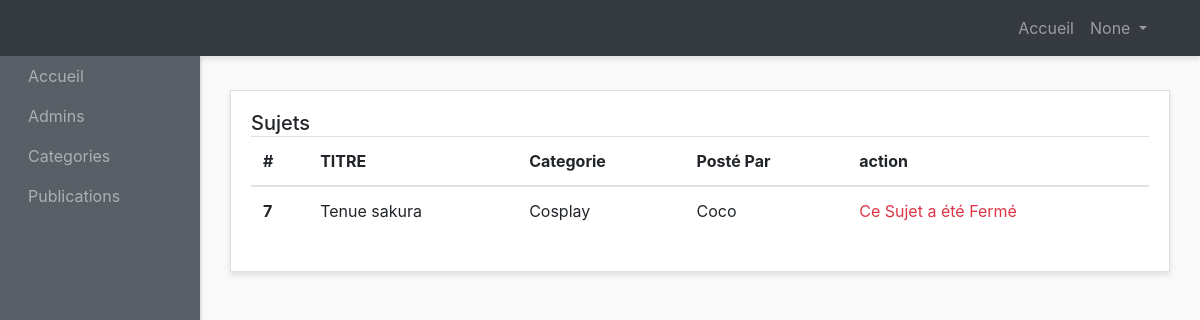
/postedTopic/, run on an earlier commit of the app's database.
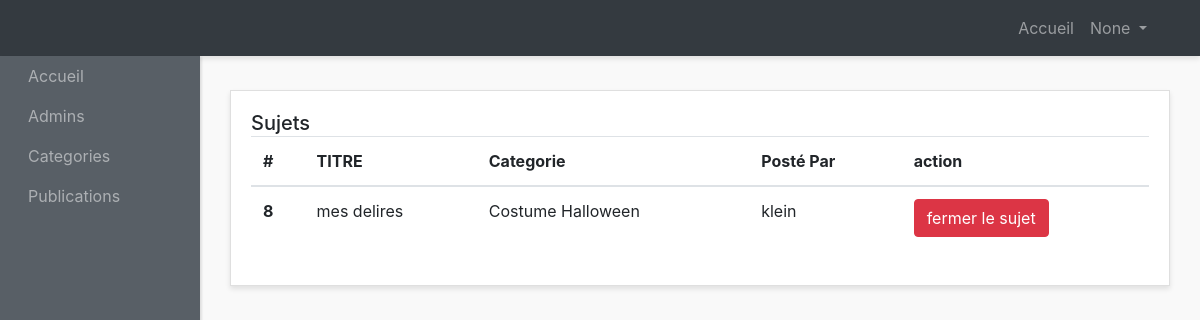
And on a later commit of the database.
### website/models.py (models this page shows)
class PostMessage(models.Model):
    title = models.CharField(max_length=100)  # Augmentation de la longueur du titre
    message = models.TextField()
    posted_date = models.DateTimeField(auto_now_add=True)  # Utilisation de DateTimeField pour la date et l'heure de publication
    closes = models.BooleanField(default=False)  # Par défaut, le message n'est pas clos
    category = models.ForeignKey(Category, on_delete=models.CASCADE)  # Correction du nom du champ Category en minuscules
    user= models.ForeignKey(Users, on_delete= models.CASCADE)
    avatar = models.ImageField(null=True, blank=True, upload_to='img/')  # Ajout d'un champ pour l'avatar

class Category(models.Model):
    title = models.CharField(max_length=100)  # Augmentation de la longueur du titre
    description = models.TextField()
    added_by = models.ForeignKey(Admins, on_delete=models.CASCADE)  # Renommage du champ addedBy en snake_case

class Users(models.Model):
    pseudo = models.CharField(max_length=50, unique=True)
    email = models.EmailField()
    password = models.CharField(max_length=100)  # Utilisation de CharField pour le mot de passe
    role = models.CharField(max_length=20, default="User")  # Limiter la longueur du rôle
    avatar = models.ImageField( null=True, blank=True, upload_to='img/')  # Ajout d'un champ pour l'avatar
    activated = models.BooleanField(default=True)  # Par défaut, l'utilisateur n'est pas activé
    birthdate= models.DateField(null=False)
    description= models.TextField(null=False, default='JE suis un membre anonyme du forum')

### website/views.py (the view)
# urls.py: path('postedTopic/',views.postedTopic, name="postedTopic"),
def postedTopic(request):
    posts= PostMessage.objects.all()
    pseudo= request.session.get("Admin_pseudo")
    return render(request,"admin-panel/topics-admins/show-topics.html" , context={"posts":posts,"pseudo":pseudo})

### forum/templates/admin-panel/topics-admins/show-topics.html (shortened to what this page needs)
{% load static %}
<!DOCTYPE html>
<html lang="en">
<head>
    <link href="http://maxcdn.bootstrapcdn.com/bootstrap/4.0.0/css/bootstrap.min.css" rel="stylesheet">
    <link href="{% static 'style.css' %}" rel="stylesheet">
</head>
<body>
<div id="wrapper">
    <nav class="navbar header-top fixed-top navbar-expand-lg  navbar-dark bg-dark">
      <div class="container">
      <div class="collapse navbar-collapse" id="navbarText">
        <ul class="navbar-nav side-nav" >
          <li class="nav-item">
            <a class="nav-link" style="margin-left: 20px;" href="{% url 'AdminIndex' %}">Accueil
            </a>
          </li>
          <li class="nav-item">
            <a class="nav-link" href="{% url 'AdminsList' %}" style="margin-left: 20px;">Admins</a>
          </li>
          <li class="nav-item">
            <a class="nav-link" href="{% url 'AdminCategory' %}"  style="margin-left: 20px;">Categories</a>
          </li>
          <li class="nav-item">
            <a class="nav-link" href="{% url 'postedTopic' %}"  style="margin-left: 20px;">Publications</a>
          </li>
        </ul>
        <ul class="navbar-nav ml-md-auto d-md-flex">
          <li class="nav-item">
            <a class="nav-link" href="{% url 'AdminIndex' %}">Accueil
            </a>
          </li>
          <li class="nav-item dropdown">
            <a class="nav-link  dropdown-toggle" href="#" id="navbarDropdown" role="button" data-toggle="dropdown" aria-haspopup="true" aria-expanded="false">
              {{ pseudo }}
            </a>
          </li>
        </ul>
      </div>
    </div>
    </nav>
    <div class="container-fluid">
          <div class="row">
        <div class="col">
          <div class="card">
            <div class="card-body">
              <h5 class="card-title mb-4 d-inline">Sujets</h5>
              <table class="table">
                <thead>
                  <tr>
                    <th scope="col">#</th>
                    <th scope="col">TITRE</th>
                    <th scope="col">Categorie</th>
                    <th scope="col">Posté Par</th>
                    <th scope="col">action</th>
                  </tr>
                </thead>
                <tbody>
                  {% if posts %}
                  {% for post in posts %}
                  <tr>
                    <th scope="row">{{post.pk}}</th>
                    <td>{{post.title}}</td>
                    <td> {{post.category.title}}</td>
                    <td>  {{post.user.pseudo}}</td>
                    {% if post.closes == False %}
                     <td><a href="{% url 'FermerSujet' id=post.pk %}" class="btn btn-danger  text-center ">fermer le sujet</a></td>
                     {% else %}
                     <td class="text-danger">Ce Sujet a été Fermé</td>
                     {% endif %}
                  </tr>
                  {% endfor %}
                  {% endif %}
                </tbody>
              </table>
            </div>
          </div>
        </div>
      </div>
  </div>
</body>
</html>

What changed in the data, as far as the page shows it:
removed PostMessage: pk "7", title "Tenue sakura", category "Cosplay", user.pseudo "Coco", closes "Ce Sujet a été Fermé"
added PostMessage: pk "8", title "mes delires", category "Costume Halloween", user.pseudo "klein", closes "fermer le sujet"
